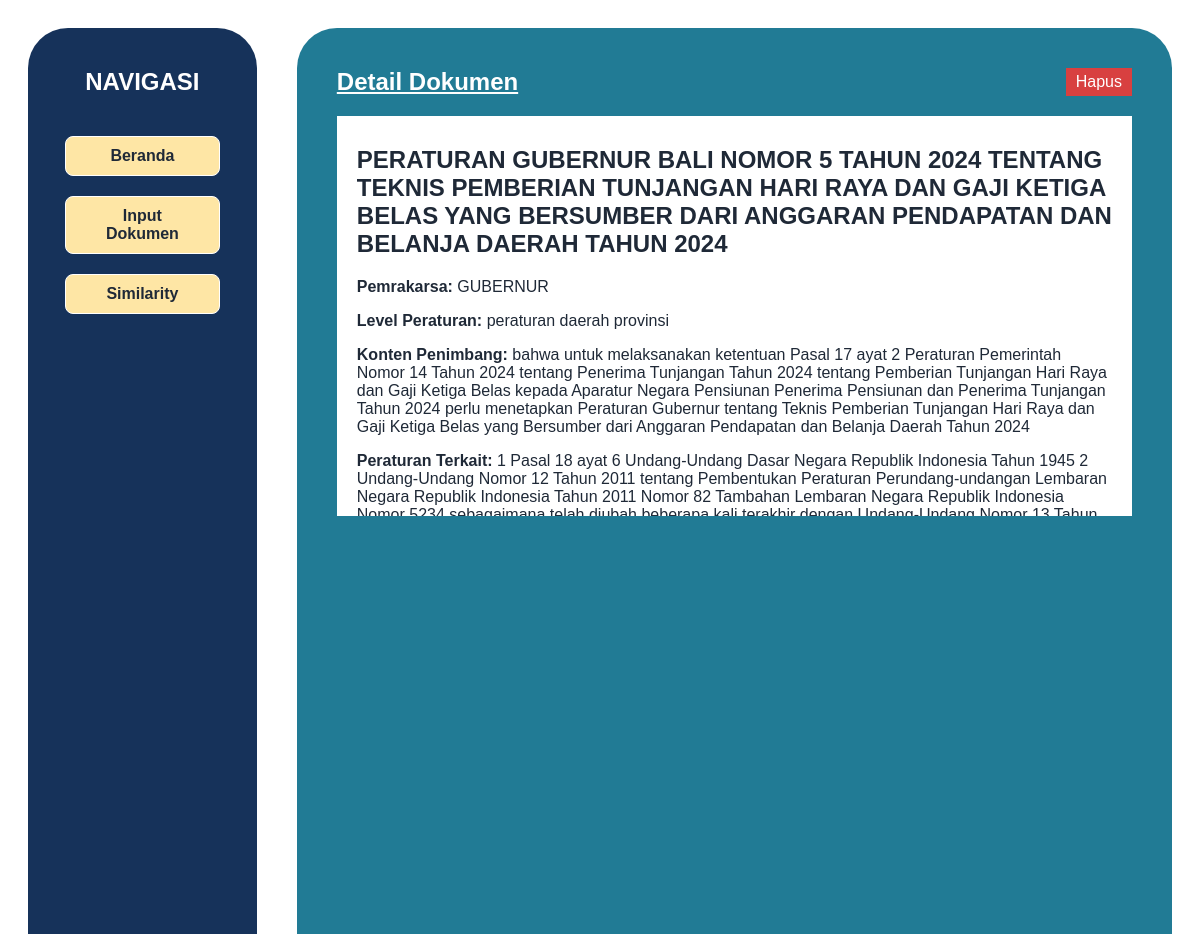
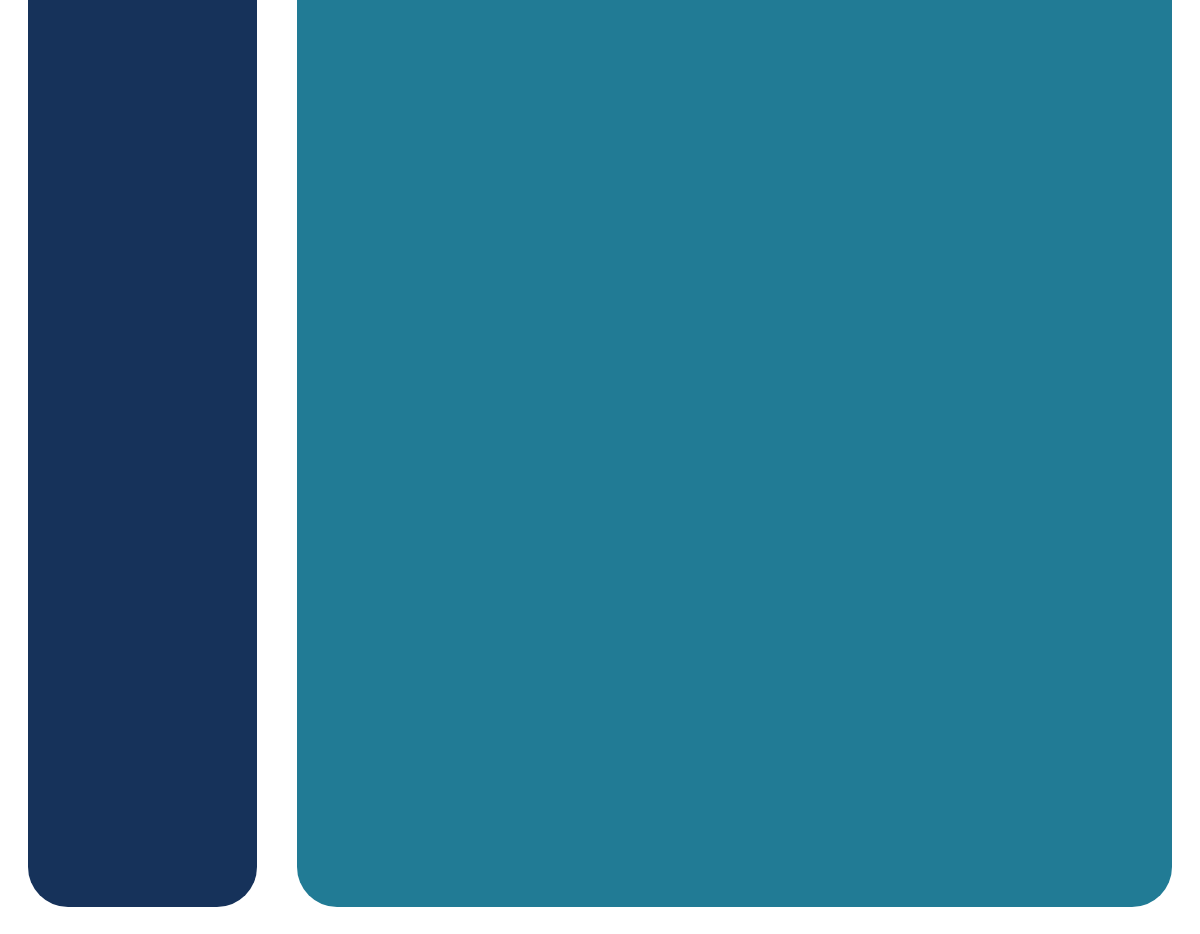
The app's page /document/6/ with its own data (2 pictures, top to bottom).
### documents/models.py (models this page shows, shortened)
class Document(models.Model):
    title = models.CharField(max_length=255)
    pemrakarsa = models.TextField()
    level_peraturan = models.TextField()
    konten_penimbang = models.TextField()
    peraturan_terkait = models.TextField()
    konten_peraturan = models.TextField()
    kategori_peraturan = models.TextField()
    topik_peraturan = models.TextField()
    struktur_peraturan = models.TextField()

### documents/views.py (the view)
# urls.py: path('document/<int:doc_id>/', views.view_document, name='view_document'),
def view_document(request, doc_id):
    doc = Document.objects.get(id=doc_id)
    return render(request, "view_document.html", {'doc': doc})

### templates/view_document.html (shortened to what this page needs)
{% extends 'base.html' %} {% block content %}
<div id="content-detail">
  <div id="content-detail-heading">
    <div id="content-detail-subheading">Detail Dokumen</div>
    <form
      id="delete-form-{{ doc.id }}"
      method="POST"
      action="{% url 'delete_document' doc_id=doc.id %}"
    >
      <button class="content-saved-delete" type="submit" name="delete">
        Hapus
      </button>
    </form>
  </div>
  <div id="content-detail-list">
    <h2>{{ doc.title }}</h2>
    <p><strong>Pemrakarsa:</strong> {{ doc.pemrakarsa }}</p>
    <p><strong>Level Peraturan:</strong> {{ doc.level_peraturan }}</p>
    <p><strong>Konten Penimbang:</strong> {{ doc.konten_penimbang }}</p>
    <p><strong>Peraturan Terkait:</strong> {{ doc.peraturan_terkait }}</p>
  </div>
</div>
{% endblock %}

### static/global.css (style rules this page uses)
* { box-sizing: border-box; }
body { color: #1f2937; padding: 20px; font-family: Arial, sans-serif; }

### static/home.css (style rules this page uses)
.content-saved-delete { background-color: #d84040; color: white; padding: 5px 10px; text-decoration: none; cursor: pointer; display: inline-block; border: none; font-size: 1rem; }

### static/detail.css (style rules this page uses)
#content-detail { padding: 40px; }
#content-detail-heading { display: flex; gap: 16px; align-items: center; margin-bottom: 20px; justify-content: space-between; }
#content-detail-subheading { font-size: 1.5rem; font-weight: bold; text-decoration: underline; color: white; }
#content-detail-list { background-color: white; padding: 10px 20px; overflow-y: auto; max-height: 400px; }

### records on screen
Document: title "PERATURAN GUBERNUR BALI NOMOR 5 TAHUN 2024 TENTANG TEKNIS PEMBERIAN TUNJANGAN HARI RAYA DAN GAJI KETIGA BELAS YANG BERSUMBER DARI ANGGARAN PENDAPATAN DAN BELANJA DAERAH TAHUN 2024", pemrakarsa "GUBERNUR", level_peraturan "peraturan daerah provinsi", konten_penimbang "bahwa untuk melaksanakan ketentuan Pasal 17 ayat 2 Peraturan Pemerintah Nomor 14 Tahun 2024 tentang Penerima Tunjangan Tahun 2024 tentang Pemberian Tunjangan Hari Raya dan Gaji Ketiga Belas kepada Aparatur Negara Pensiunan Penerima Pensiunan dan Penerima Tunjangan Tahun 2024 perlu menetapkan Peraturan Gubernur tentang Teknis Pemberian Tunjangan Hari Raya dan Gaji Ketiga Belas yang Bersumber dari Anggaran Pendapatan dan Belanja Daerah Tahun 2024", peraturan_terkait "1 Pasal 18 ayat 6 Undang-Undang Dasar Negara Republik Indonesia Tahun 1945 2 Undang-Undang Nomor 12 Tahun 2011 tentang Pembentukan Peraturan Perundang-undangan Lembaran Negara Republik Indonesia Tahun 2011 Nomor 82 Tambahan Lembaran Negara Republik Indonesia…"
